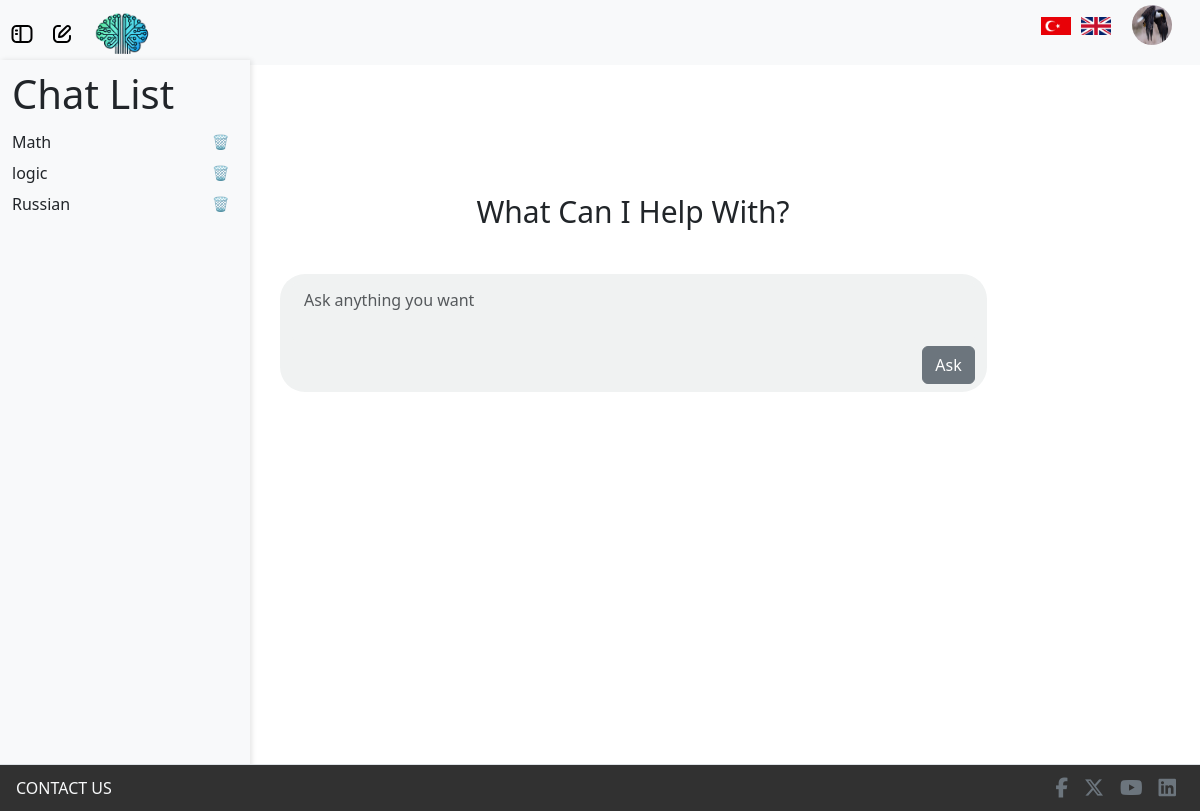
The app's page / (signed in) with its own data.
### models/information.py (models this page shows)
class Information(db.Model):
    id = db.Column(db.Integer, primary_key=True, autoincrement=True)
    user_id = db.Column(db.Integer, db.ForeignKey('user.id'), nullable=False)
    name = db.Column(db.String(50))
    surname = db.Column(db.String(50))
    telephone_number = db.Column(db.String(15))
    birth_date = db.Column(db.Date)
    gender = db.Column(db.String(10))
    address = db.Column(db.String(255))
    language = db.Column(db.String(20))
    profile_image = db.Column(db.String(200), nullable=True)

### models/chat_history.py (models this page shows)
class ChatHistory(db.Model):
    id = db.Column(db.Integer, primary_key=True)
    user_id = db.Column(db.Integer, db.ForeignKey('user.id'), nullable=False)
    topic = db.Column(db.String(100), nullable=False)
    chats = db.Column(MutableList.as_mutable(db.JSON), nullable=True)
    difficulty = db.Column(db.String(100), nullable=False, default="easy")
    timestamp = db.Column(db.DateTime, nullable=False, default=db.func.current_timestamp())
    realchat_count = db.Column(db.Integer, nullable=False, default=0)
    extrachat = db.Column(db.Integer, nullable=False, default=0)
    is_sumbitted = db.Column(db.Boolean, nullable=False, default=False)
    is_quizstarted = db.Column(db.Boolean, nullable=False, default=False)

### routes/home_routes.py (the view)
@home_routes.route("/")
def home_page():
    user_chats = None
    selected_chat = None
    user_information = None
    if current_user.is_authenticated:
        user_information = Information.query.filter_by(user_id=current_user.id).first()
        user_chats = ChatHistory.query.filter_by(user_id=current_user.id).all()
    chat_id = request.args.get("chat_id", type=int)
    if chat_id:
        selected_chat = ChatHistory.query.filter_by(id=chat_id).first()
        if selected_chat.user_id != current_user.id:
            flash('Unathenticated chat is found, you can not enter !!!', 'error')
            return redirect(url_for('home_routes.home_page'))
        if selected_chat is None:
            flash('Selected chat not found', 'error')
            return redirect(url_for('home_routes.home_page'))
        else:
            current_user.currentChatID = chat_id
            db.session.commit()
    else:
        current_user.currentChatID = None
        db.session.commit()
    return render_template(
        "index.html",
        user_chats=user_chats,
        selected_chat=selected_chat,
        info=user_information
    )

### processors/babel_processor.py (called while the page is built)
def inject_babel():
    return dict(_=gettext)

def inject_locale():
    return {'get_locale': get_locale}

### server.py (called while the page is built)
@app.before_request
def before_request():
    g.locale = get_locale()
    g.timezone = get_timezone()

@login_manager.user_loader
def load_user(user_id):
    return User.query.get(int(user_id))

### utils/language_utils.py (called while the page is built)
def get_locale():
    if 'lang' in request.args:
        lang = request.args.get('lang')
        if lang in ['en', 'tr']:
            session['lang'] = lang
            return session['lang']
    elif 'lang' in session:
        return session.get('lang')
    return request.accept_languages.best_match(['en', 'tr'])

def get_timezone():
    user = getattr(g, 'user', None)
    if user is not None:
        return user.timezone

### templates/index.html (shortened to what this page needs)
{% extends "layouts/layout.html" %} {% block title %}Welcome{% endblock title %}
{% block content %}
<div class="flash-container position-absolute top-0 start-50 translate-middle-x p-3">
</div>
<div class="container" id="chat">
    {% if current_user.is_authenticated %}
    <div class="container-fluid d-flex justify-content-start" id="progressBarr"></div>
    {% else %}
    <div class="container-fluid" id="hiddenContent"></div>
    {% endif %}
    <div class="container-fluid" id="content">
        <h1 class="display-4 text-center mb-4" id="header">
            {{ _('What Can I Help With?') }}
        </h1>
        <div class="container_fluid d-flex w-100">
            <div class="container pt-2 pb-2" id="chatBeginning">
                <form id="messageForm">
                    <div class="mb-1">
                        <textarea class="form-control" id="exampleFormControlTextarea1" rows="2"
                            placeholder="{{ _('Ask anything you want') }}" required></textarea>
                    </div>
                    <div class="d-flex flex-row-reverse">
                        <button type="submit" class="btn btn-secondary" id="askButton">
                            {{ _('Ask') }}
                        </button>
                    </div>
                </form>
            </div>
            </div>
    </div>
</div>
{% endblock content %}

### templates/layouts/layout.html (shortened to what this page needs)
<!doctype html>
<html lang="en">
<head>
    <link rel="stylesheet" href="https://cdnjs.cloudflare.com/ajax/libs/font-awesome/6.5.1/css/all.min.css">
    <link href="https://cdn.jsdelivr.net/npm/bootstrap@5.3.3/dist/css/bootstrap.min.css" rel="stylesheet" />
    <link href="{{ url_for('static', filename='css/style.css') }}" rel="stylesheet" />
</head>
<body>
    <nav class="navbar navbar-expand-lg navbar-light d-flex bg-light">
        <div class="container-fluid">
            {% if current_user.is_authenticated %}
            <a class="navbar-brand" id="toggle-sidebar"></a>
            <a class="navbar-brand" id="toggle-new-chat" onclick="openTopic(event);"></a>
                <a class="navbar-brand" id="toggle-logo" href="{{ url_for('home_routes.home_page') }}">
                    <img src="{{ url_for('static', filename='images/logo.jpg') }}" class="logo"/>
                </a>
            <div class="navbar-nav ms-auto d-flex align-items-center" id="navbarNav">
                <ul class="navbar-brand d-flex align-items-center">
                    <li class="nav-item d-flex" id="change_language">
                        <a href="{{ url_for('language_routes.change_language', lang_code='tr') }}">
                            <img src="{{ url_for('static', filename='images/Türkçe.jpg') }}" alt="Türkçe" class="language-flag" />
                        </a>
                        <a href="{{ url_for('language_routes.change_language', lang_code='en') }}">
                            <img src="{{ url_for('static', filename='images/English.png') }}" alt="English" class="language-flag" />
                        </a>
                    </li>
                    <li class="nav-item ms-3">
                        <img src="{{ url_for('static', filename=(info.profile_image if info.profile_image else 'images/user.png')) }}" class="rounded-circle" id="userDropdown" role="button" data-bs-toggle="dropdown" aria-expanded="false" />
                    </li>
                </ul>
            </div>
            {% endif %}
        </div>
    </nav>
    <div class= mainpart>
        <div class="row">
            {% if current_user.is_authenticated %}
            <div id="sidebar" class="col-md-3 col-lg-2 d-md-block bg-light sidebar d-flex flex-column pb-5">
                <h1>Chat List</h1>
                <ul class="nav flex-column position-sticky pb-5">
                    {% if user_chats %}
                    {% for chat in user_chats %}
                    <li class="nav-item d-flex justify-content-between align-items-center">
                        <a class="nav-link text-dark p-0" href="{{ url_for('chat_routes.chatl', id=chat.id) }}">
                            <span>{{ chat.topic }}</span>
                        </a>
                        <form method="POST" action="{{ url_for('chat_routes.delete_chat', id=chat.id) }}" onsubmit="return confirm('Are you sure you want to delete this chat?')">
                            <button type="submit" class="btn btn-sm btn-white">🗑️</button>
                        </form>
                    </li>
                    {% endfor %}
                    {% else %}
                    <li class="nav-item">
                        <span class="text-muted">{{ _('No chat history available.') }}</span>
                    </li>
                    {% endif %}
                </ul>
            </div>
            {% endif %}
            <main class="col-md-9 ms-sm-auto col-lg-10 px-md-4 d-flex justify-content-center mt-4">
                {% block content %}{% endblock content %}
            </main>
        </div>
        <footer class="d-flex flex-column flex-md-row justify-content-between align-items-center border-top px-3 py-2">
        <span class="contact-us-text text-light text-center mb-2 mb-md-0">{{ _('CONTACT US') }}</span>
        <ul class="d-flex align-items-center justify-content-center list-unstyled mb-0">
            <li><a href="#" class="mx-2 fs-5 text-secondary"><i
                        class="footer-contact-us-icons fa-brands fa-facebook-f"></i></a></li>
            <li><a href="#" class="mx-2 fs-5 text-secondary"><i
                        class="footer-contact-us-icons fa-brands fa-x-twitter"></i></a></li>
            <li><a href="#" class="mx-2 fs-5 text-secondary"><i class="footer-contact-us-icons fab fa-youtube"></i></a>
            </li>
            <li><a href="#" class="mx-2 fs-5 text-secondary"><i class="footer-contact-us-icons fab fa-linkedin"></i></a>
            </li>
        </ul>
    </footer>
    </div>
</body>
</html>

### static/css/style.css (style rules this page uses)
body { margin: 0; padding: 0; width: 100%; height: 100vh; overflow-x: hidden; }
.logo { height: 50px; width: auto; margin-right: 10px; transition: transform 0.3s ease; }
.navbar { height: 65px; width: 100%; position: fixed; top: 0; }
.row { min-height: 700px; margin-bottom: 40px; }
.mainpart { min-height: 800px; }
main { min-height: 700px; margin-top: 200px; }
#userDropdown { width: 40px; height: 40px; cursor: pointer; }
#sidebar { height: 90vh; width: 250px; overflow-y: auto; position: fixed; top: 0; left: -250px; background-color: white; box-shadow: 2px 0 5px rgba(0, 0, 0, 0.1); transition: left 0.3s ease; z-index: 1040; padding-bottom: 50px; margin-top: 60px; padding-top: 10px; margin-bottom: 50px; }
#sidebar.show { left: 0; }
#toggle-sidebar { left: 10px; z-index: 1050; position: absolute; }
#toggle-new-chat { left: 50px; z-index: 1050; position: absolute; }
#toggle-logo { left: 90px; z-index: 1050; position: absolute; }
.contact-us-text { color: #414040; }
.flash-container { z-index: 1050; }
#chat { margin-bottom: 50px; height: 480px; transition: all 0.5s ease; }
#content { margin-top: 170px; padding-right: 150px; }
#header { font-weight: 500; font-size: 30px; }
#chatBeginning { min-height: 110px; width: 90%; border-style: none; border-radius: 25px; background-color: rgb(240, 242, 242); margin-right: 5%; margin-left: 40px; }
#exampleFormControlTextarea1 { background-color: rgb(240, 242, 242); border-style: none; resize: none; }
.nav-item { list-style-type: none; margin: 0; padding: 0; }
.language-flag { width: 30px; height: auto; margin: 0 5px; cursor: pointer; transition: transform 0.3s ease; }
#progressBarr { position: fixed; top: 50px; left: 100; width: 70%; height: 55px; z-index: 0; background-color: #f8f9fa00; display: flex; align-items: flex-end; padding-bottom: 10px; }
footer { width: 100%; background-color: rgb(49, 49, 49); color: white; padding: 10px 0; position: relative; z-index: 9999; }
.container-fluid { display: flex; flex-wrap: wrap; gap: 20px; justify-content: center; align-items: flex-start; }

### records on screen
Information: profile_image (placeholder picture)
ChatHistory: topic "Math"
ChatHistory: topic "logic"
ChatHistory: topic "Russian"
